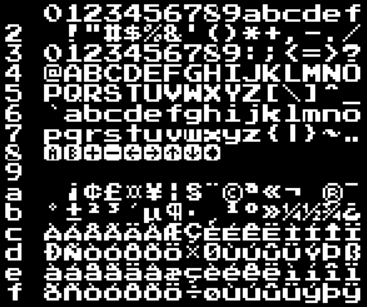
#> input picture src/charset.png, 367 x 307 px
$ python convert_pug.py ../src/charset.png out.png
#> lines starting #> are read from the running program, lines starting #| are printed output that depends on the picture
#!/usr/bin/env python3
"""
Convert PNG image to RGB565 format for SYCL Badge LCD
Usage: python convert_pug.py <input.png> <output.zig>
"""

import sys
from PIL import Image

def rgb888_to_rgb565(r, g, b):
    """Convert 24-bit RGB to 16-bit RGB565"""
    r5 = (r >> 3) & 0x1F  # 5 bits for red
    g6 = (g >> 2) & 0x3F  # 6 bits for green
    b5 = (b >> 3) & 0x1F  # 5 bits for blue

    # Pack into RGB565 format (BGR for ST7735)
    hi = (b5 << 3) | (g6 >> 3)
    lo = ((g6 & 0x07) << 5) | r5

    return hi, lo

def convert_image(input_path, output_path, target_width=160, target_height=128):
    """Convert PNG to RGB565 Zig array"""
#> called with input_path = '../src/charset.png', output_path = 'out.png', target_width = 160, target_height = 128

    # Load and resize image
    img = Image.open(input_path)
#> img is the input picture: PIL image 367x307 RGBA; mean R, G, B, A 71.8, 71.8, 71.8, 255
    print(f"Original image size: {img.size}")
#| Original image size: (367, 307)

    # Convert to RGB if necessary
    if img.mode != 'RGB':
        img = img.convert('RGB')
#> img: PIL image 367x307 RGB

    # Resize to target dimensions
    img = img.resize((target_width, target_height), Image.Resampling.LANCZOS)
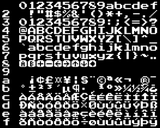
#> img: PIL image 160x128 RGB; min 0, max 255, mean 72.4
    print(f"Resized to: {img.size}")
#| Resized to: (160, 128)

    # Convert to RGB565
    pixels = img.load()
    rgb565_data = []

    for y in range(target_height):
        for x in range(target_width):
            r, g, b = pixels[x, y]
            hi, lo = rgb888_to_rgb565(r, g, b)
            rgb565_data.append(hi)
            rgb565_data.append(lo)
#> after the loop, rgb565_data = 40960 items

    # Write Zig file
    with open(output_path, 'w') as f:
        f.write("// Auto-generated RGB565 image data from pugImg.png\n")
        f.write(f"// {target_width}x{target_height} pixels, 2 bytes per pixel (RGB565 format)\n\n")
        f.write(f"pub const pug_image_data: [{len(rgb565_data)}]u8 = .{{\n")

        for i in range(0, len(rgb565_data), 16):
            line = "    "
            for j in range(i, min(i + 16, len(rgb565_data))):
                line += f"0x{rgb565_data[j]:02X}, "
            f.write(line + "\n")
#> this loop made 2560 passes
#> i on passes 2 to 4: 16, 32, 48

        f.write("};\n")

    print(f"Converted {input_path} to {output_path}")
    print(f"Output size: {len(rgb565_data)} bytes ({target_width} x {target_height} pixels)")
#| Output size: 40960 bytes (160 x 128 pixels)

if __name__ == "__main__":
    if len(sys.argv) < 3:
        print("Usage: python convert_pug.py <input.png> <output.zig>")
        sys.exit(1)

    input_file = sys.argv[1]
    output_file = sys.argv[2]

    try:
        convert_image(input_file, output_file)
    except Exception as e:
        print(f"Error: {e}")
        sys.exit(1)
